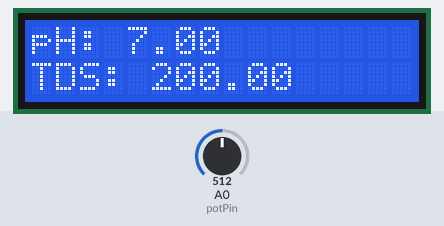
Bench run of a sketch on a simulated ESP8266 (NodeMCU). Parts: 16×2 character LCD. The inputs (shaded band) are chosen by the test bench; at power-on: A0 (potPin) = 512. WiFi joins after 1.5 s; servers stay silent unless stated; random numbers use the default seed unless the sketch sets one; what the sketch prints to the serial monitor is not drawn.

Above: at 2.2 s.
At 24.7 s:
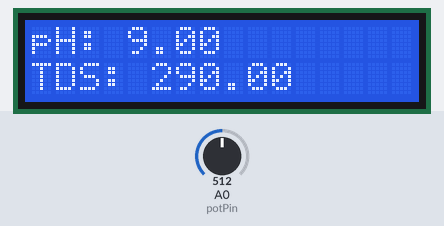

The sketch:

Code_File_Iot.ino
```cpp
#if defined(ESP32)
#include <WiFi.h>
#include <FirebaseESP32.h>
#elif defined(ESP8266)
#include <ESP8266WiFi.h>
#include <FirebaseESP8266.h>
#endif

#include <LiquidCrystal_I2C.h>  // Include the LCD I2C library
#include <addons/TokenHelper.h>
#include <addons/RTDBHelper.h>
#include <Wire.h>

// Wi-Fi credentials
#define WIFI_SSID "P"
#define WIFI_PASSWORD "123456789"

// Firebase credentials
#define API_KEY "API KEY"
#define DATABASE_URL "doctor-module-c7eb9-default-rtdb.firebaseio.com/"
#define USER_EMAIL "manyaasrani11@gmail.com"
#define USER_PASSWORD "123456"

// Firebase data object
FirebaseData fbdo;
FirebaseAuth auth;
FirebaseConfig config;

// Pin for pH sensor
const int potPin = A0;
float ph;
float tds;
float temp;
float Value = 0;

// LCD settings (16x2 display)
LiquidCrystal_I2C lcd(0x27, 16, 2);  // Set the I2C address and screen size

unsigned long sendDataPrevMillis = 0;
unsigned long count = 0;

void setup() {
  // Start Serial Monitor
  Serial.begin(115200);
  Wire.begin();  // Start the I2C communication

  // Setup LCD
  lcd.begin();  // Initialize the LCD (no need to pass 16, 2 here as it's already defined in the constructor)
  lcd.setBacklight(1);  // Turn on the LCD backlight
  lcd.print("Connecting Wi-Fi");

  // Connect to Wi-Fi
  WiFi.begin(WIFI_SSID, WIFI_PASSWORD);
  while (WiFi.status() != WL_CONNECTED) {
    delay(300);
    lcd.setCursor(0, 1);
    lcd.print("Connecting...");
  }

  lcd.clear();
  lcd.print("Connected!");

  // Setup Firebase
  config.api_key = API_KEY;
  auth.user.email = USER_EMAIL;
  auth.user.password = USER_PASSWORD;
  config.database_url = DATABASE_URL;
  config.token_status_callback = tokenStatusCallback;  // see addons/TokenHelper.h

  Firebase.begin(&config, &auth);
  Firebase.reconnectWiFi(true);

  // Set Firebase double-digit precision
  Firebase.setDoubleDigits(5);
}

void loop() {
  // Read pH sensor value
  Value = analogRead(potPin);
  float voltage = Value * (3.3 / 4095.0);  // Convert to voltage (3.3V reference)
  ph = (3.3 * voltage);
  ph = random(30, 100) / 10.0;

  // Check pH range and assign values for TDS and temperature
  if (ph >= 2 && ph <= 5) {
    ph = 7;
    tds = 200;
    temp = 36;
  } else if (ph >= 6 && ph <= 10) {
    ph = 9;
    tds = 290;
    temp = 33;
  } else if (ph >= 0 && ph <= 1) {
    ph = 3;
    tds = 150;
    temp = 26;
  } else {
    ph = 0;
    tds = 0;
    temp = 0;
  }

  // Output pH, TDS, and Temperature to Serial Monitor
  Serial.print("pH Level: ");
  Serial.print(ph);
  Serial.print(" | TDS: ");
  Serial.print(tds);
  Serial.print(" | Temp: ");
  Serial.println(temp);

  // Update Firebase
  if (Firebase.ready()) {
    Firebase.setFloat(fbdo, "/ph_value", ph);
    Firebase.setFloat(fbdo, "/tds_value", tds);
    Firebase.setFloat(fbdo, "/temp_value", temp);
  }

  // Display on LCD
  lcd.clear();
  lcd.setCursor(0, 0);
  lcd.print("pH: ");
  lcd.print(ph);

  lcd.setCursor(0, 1);
  lcd.print("TDS: ");
  lcd.print(tds);

  delay(2000);  // Update every 2 seconds

  // // Display temperature in a separate screen update after 2 seconds delay
  // lcd.clear();
  // lcd.setCursor(0, 0);
  // lcd.print("Temp: ");
  // lcd.print(temp);

  delay(20000);  // Update every 2 seconds


}
```

Measured:
- what the display in image 0 shows lasts 22.5 s, from 2.1 s to 24.6 s
